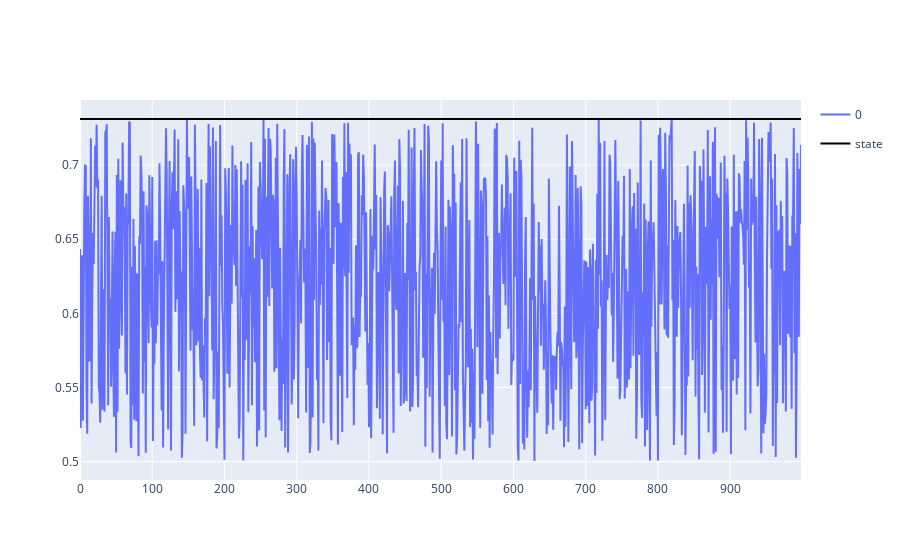

The notebook cell saved with this chart:
### Code cell
util.plotting(simple_model.Bias.detach().numpy().T, plot_states=True, states=states)

### Figure 1 — Plotly figure (JSON) as saved in the notebook; plotly's stock layout.template omitted (floating-point values rounded to 4 significant figures; data arrays with more than 128 entries replaced by an {"elided": "..."} marker saying what was removed)
{"data": [{"hovertemplate": "variable=0<br>index=%{x}<br>value=%{y}<extra></extra>", "legendgroup": "0", "line": {"color": "#636efa", "dash": "solid"}, "marker": {"symbol": "circle"}, "mode": "lines", "name": "0", "orientation": "v", "showlegend": true, "type": "scatter", "x": {"elided": "999 int values"}, "xaxis": "x", "y": {"elided": "999 float values"}, "yaxis": "y"}, {"line": {"color": "black", "width": 2}, "mode": "lines", "name": "state", "type": "scatter", "x": {"elided": "999 int values"}, "y": {"elided": "1000 float values"}}], "layout": {"title": {}}}
